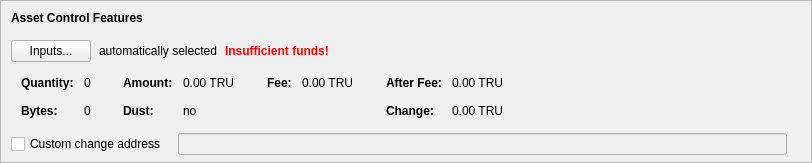
      <widget class="QFrame" name="frameAssetControl">
       <property name="sizePolicy">
        <sizepolicy hsizetype="Expanding" vsizetype="Fixed">
         <horstretch>0</horstretch>
         <verstretch>0</verstretch>
        </sizepolicy>
       </property>
       <property name="maximumSize">
        <size>
         <width>16777215</width>
         <height>16777215</height>
        </size>
       </property>
       <property name="frameShape">
        <enum>QFrame::StyledPanel</enum>
       </property>
       <property name="frameShadow">
        <enum>QFrame::Sunken</enum>
       </property>
       <layout class="QVBoxLayout" name="verticalLayoutAssetControl2">
        <property name="spacing">
         <number>0</number>
        </property>
        <property name="leftMargin">
         <number>0</number>
        </property>
        <property name="topMargin">
         <number>0</number>
        </property>
        <property name="rightMargin">
         <number>0</number>
        </property>
        <property name="bottomMargin">
         <number>6</number>
        </property>
        <item>
         <layout class="QVBoxLayout" name="verticalLayoutAssetControl" stretch="0,0,0,0,1">
          <property name="spacing">
           <number>0</number>
          </property>
          <property name="leftMargin">
           <number>10</number>
          </property>
          <property name="topMargin">
           <number>10</number>
          </property>
          <item>
           <layout class="QHBoxLayout" name="horizontalLayoutAssetControl1">
            <property name="bottomMargin">
             <number>15</number>
            </property>
            <item>
             <widget class="QLabel" name="labelAssetControlFeatures">
              <property name="sizePolicy">
               <sizepolicy hsizetype="Preferred" vsizetype="Maximum">
                <horstretch>0</horstretch>
                <verstretch>0</verstretch>
               </sizepolicy>
              </property>
              <property name="font">
               <font>
                <weight>75</weight>
                <bold>true</bold>
               </font>
              </property>
              <property name="styleSheet">
               <string notr="true">font-weight:bold;</string>
              </property>
              <property name="text">
               <string>Asset Control Features</string>
              </property>
             </widget>
            </item>
           </layout>
          </item>
          <item>
           <layout class="QHBoxLayout" name="horizontalLayoutAssetControl2" stretch="0,0,0,0">
            <property name="spacing">
             <number>8</number>
            </property>
            <property name="bottomMargin">
             <number>10</number>
            </property>
            <item>
             <widget class="QPushButton" name="pushButtonAssetControl">
              <property name="styleSheet">
               <string notr="true"/>
              </property>
              <property name="text">
               <string>Inputs...</string>
              </property>
              <property name="autoDefault">
               <bool>false</bool>
              </property>
             </widget>
            </item>
            <item>
             <widget class="QLabel" name="labelAssetControlAutomaticallySelected">
              <property name="text">
               <string>automatically selected</string>
              </property>
              <property name="margin">
               <number>5</number>
              </property>
             </widget>
            </item>
            <item>
             <widget class="QLabel" name="labelAssetControlInsuffFunds">
              <property name="font">
               <font>
                <weight>75</weight>
                <bold>true</bold>
               </font>
              </property>
              <property name="styleSheet">
               <string notr="true">color:red;font-weight:bold;</string>
              </property>
              <property name="text">
               <string>Insufficient funds!</string>
              </property>
              <property name="margin">
               <number>5</number>
              </property>
             </widget>
            </item>
            <item>
             <spacer name="horizontalSpacerAssetControl">
              <property name="orientation">
               <enum>Qt::Horizontal</enum>
              </property>
              <property name="sizeHint" stdset="0">
               <size>
                <width>40</width>
                <height>1</height>
               </size>
              </property>
             </spacer>
            </item>
           </layout>
          </item>
          <item>
           <widget class="QWidget" name="widgetAssetControl" native="true">
            <property name="sizePolicy">
             <sizepolicy hsizetype="Preferred" vsizetype="Preferred">
              <horstretch>0</horstretch>
              <verstretch>0</verstretch>
             </sizepolicy>
            </property>
            <property name="minimumSize">
             <size>
              <width>0</width>
              <height>0</height>
             </size>
            </property>
            <property name="styleSheet">
             <string notr="true"/>
            </property>
            <layout class="QHBoxLayout" name="horizontalLayoutAssetControl5">
             <property name="leftMargin">
              <number>0</number>
             </property>
             <property name="topMargin">
              <number>0</number>
             </property>
             <property name="rightMargin">
              <number>0</number>
             </property>
             <property name="bottomMargin">
              <number>0</number>
             </property>
             <item>
              <layout class="QHBoxLayout" name="horizontalLayoutAssetControl3" stretch="0,0,0,1">
               <property name="spacing">
                <number>20</number>
               </property>
               <property name="topMargin">
                <number>0</number>
               </property>
               <property name="bottomMargin">
                <number>10</number>
               </property>
               <item>
                <layout class="QFormLayout" name="formLayoutAssetControl1">
                 <property name="horizontalSpacing">
                  <number>10</number>
                 </property>
                 <property name="verticalSpacing">
                  <number>14</number>
                 </property>
                 <property name="leftMargin">
                  <number>10</number>
                 </property>
                 <property name="topMargin">
                  <number>4</number>
                 </property>
                 <property name="rightMargin">
                  <number>6</number>
                 </property>
                 <item row="0" column="0">
                  <widget class="QLabel" name="labelAssetControlQuantityText">
                   <property name="font">
                    <font>
                     <weight>75</weight>
                     <bold>true</bold>
                    </font>
                   </property>
                   <property name="text">
                    <string>Quantity:</string>
                   </property>
                   <property name="margin">
                    <number>0</number>
                   </property>
                  </widget>
                 </item>
                 <item row="0" column="1">
                  <widget class="QLabel" name="labelAssetControlQuantity">
                   <property name="cursor">
                    <cursorShape>IBeamCursor</cursorShape>
                   </property>
                   <property name="contextMenuPolicy">
                    <enum>Qt::ActionsContextMenu</enum>
                   </property>
                   <property name="text">
                    <string notr="true">0</string>
                   </property>
                   <property name="margin">
                    <number>0</number>
                   </property>
                   <property name="textInteractionFlags">
                    <set>Qt::LinksAccessibleByMouse|Qt::TextSelectableByKeyboard|Qt::TextSelectableByMouse</set>
                   </property>
                  </widget>
                 </item>
                 <item row="1" column="0">
                  <widget class="QLabel" name="labelAssetControlBytesText">
                   <property name="font">
                    <font>
                     <weight>75</weight>
                     <bold>true</bold>
                    </font>
                   </property>
                   <property name="text">
                    <string>Bytes:</string>
                   </property>
                  </widget>
                 </item>
                 <item row="1" column="1">
                  <widget class="QLabel" name="labelAssetControlBytes">
                   <property name="cursor">
                    <cursorShape>IBeamCursor</cursorShape>
                   </property>
                   <property name="contextMenuPolicy">
                    <enum>Qt::ActionsContextMenu</enum>
                   </property>
                   <property name="text">
                    <string notr="true">0</string>
                   </property>
                   <property name="textInteractionFlags">
                    <set>Qt::LinksAccessibleByMouse|Qt::TextSelectableByKeyboard|Qt::TextSelectableByMouse</set>
                   </property>
                  </widget>
                 </item>
                </layout>
               </item>
               <item>
                <layout class="QFormLayout" name="formLayoutAssetControl2">
                 <property name="horizontalSpacing">
                  <number>10</number>
                 </property>
                 <property name="verticalSpacing">
                  <number>14</number>
                 </property>
                 <property name="leftMargin">
                  <number>6</number>
                 </property>
                 <property name="topMargin">
                  <number>4</number>
                 </property>
                 <property name="rightMargin">
                  <number>6</number>
                 </property>
                 <item row="0" column="0">
                  <widget class="QLabel" name="labelAssetControlAmountText">
                   <property name="font">
                    <font>
                     <weight>75</weight>
                     <bold>true</bold>
                    </font>
                   </property>
                   <property name="text">
                    <string>Amount:</string>
                   </property>
                   <property name="margin">
                    <number>0</number>
                   </property>
                  </widget>
                 </item>
                 <item row="0" column="1">
                  <widget class="QLabel" name="labelAssetControlAmount">
                   <property name="cursor">
                    <cursorShape>IBeamCursor</cursorShape>
                   </property>
                   <property name="contextMenuPolicy">
                    <enum>Qt::ActionsContextMenu</enum>
                   </property>
                   <property name="text">
                    <string notr="true">0.00 TRU</string>
                   </property>
                   <property name="textInteractionFlags">
                    <set>Qt::LinksAccessibleByMouse|Qt::TextSelectableByKeyboard|Qt::TextSelectableByMouse</set>
                   </property>
                  </widget>
                 </item>
                 <item row="1" column="0">
                  <widget class="QLabel" name="labelAssetControlLowOutputText">
                   <property name="font">
                    <font>
                     <weight>75</weight>
                     <bold>true</bold>
                    </font>
                   </property>
                   <property name="text">
                    <string>Dust:</string>
                   </property>
                  </widget>
                 </item>
                 <item row="1" column="1">
                  <widget class="QLabel" name="labelAssetControlLowOutput">
                   <property name="cursor">
                    <cursorShape>IBeamCursor</cursorShape>
                   </property>
                   <property name="contextMenuPolicy">
                    <enum>Qt::ActionsContextMenu</enum>
                   </property>
                   <property name="text">
                    <string notr="true">no</string>
                   </property>
                   <property name="textInteractionFlags">
                    <set>Qt::LinksAccessibleByMouse|Qt::TextSelectableByKeyboard|Qt::TextSelectableByMouse</set>
                   </property>
                  </widget>
                 </item>
                </layout>
               </item>
               <item>
                <layout class="QFormLayout" name="formLayoutAssetControl3">
                 <property name="horizontalSpacing">
                  <number>10</number>
                 </property>
                 <property name="verticalSpacing">
                  <number>14</number>
                 </property>
                 <property name="leftMargin">
                  <number>6</number>
                 </property>
                 <property name="topMargin">
                  <number>4</number>
                 </property>
                 <property name="rightMargin">
                  <number>6</number>
                 </property>
                 <item row="0" column="0">
                  <widget class="QLabel" name="labelAssetControlFeeText">
                   <property name="font">
                    <font>
                     <weight>75</weight>
                     <bold>true</bold>
                    </font>
                   </property>
                   <property name="text">
                    <string>Fee:</string>
                   </property>
                   <property name="margin">
                    <number>0</number>
                   </property>
                  </widget>
                 </item>
                 <item row="0" column="1">
                  <widget class="QLabel" name="labelAssetControlFee">
                   <property name="cursor">
                    <cursorShape>IBeamCursor</cursorShape>
                   </property>
                   <property name="contextMenuPolicy">
                    <enum>Qt::ActionsContextMenu</enum>
                   </property>
                   <property name="text">
                    <string notr="true">0.00 TRU</string>
                   </property>
                   <property name="textInteractionFlags">
                    <set>Qt::LinksAccessibleByMouse|Qt::TextSelectableByKeyboard|Qt::TextSelectableByMouse</set>
                   </property>
                  </widget>
                 </item>
                </layout>
               </item>
               <item>
                <layout class="QFormLayout" name="formLayoutAssetControl4">
                 <property name="horizontalSpacing">
                  <number>10</number>
                 </property>
                 <property name="verticalSpacing">
                  <number>14</number>
                 </property>
                 <property name="leftMargin">
                  <number>6</number>
                 </property>
                 <property name="topMargin">
                  <number>4</number>
                 </property>
                 <property name="rightMargin">
                  <number>6</number>
                 </property>
                 <item row="0" column="0">
                  <widget class="QLabel" name="labelAssetControlAfterFeeText">
                   <property name="font">
                    <font>
                     <weight>75</weight>
                     <bold>true</bold>
                    </font>
                   </property>
                   <property name="text">
                    <string>After Fee:</string>
                   </property>
                   <property name="margin">
                    <number>0</number>
                   </property>
                  </widget>
                 </item>
                 <item row="0" column="1">
                  <widget class="QLabel" name="labelAssetControlAfterFee">
                   <property name="cursor">
                    <cursorShape>IBeamCursor</cursorShape>
                   </property>
                   <property name="contextMenuPolicy">
                    <enum>Qt::ActionsContextMenu</enum>
                   </property>
                   <property name="text">
                    <string notr="true">0.00 TRU</string>
                   </property>
                   <property name="textInteractionFlags">
                    <set>Qt::LinksAccessibleByMouse|Qt::TextSelectableByKeyboard|Qt::TextSelectableByMouse</set>
                   </property>
                  </widget>
                 </item>
                 <item row="1" column="0">
                  <widget class="QLabel" name="labelAssetControlChangeText">
                   <property name="font">
                    <font>
                     <weight>75</weight>
                     <bold>true</bold>
                    </font>
                   </property>
                   <property name="text">
                    <string>Change:</string>
                   </property>
                  </widget>
                 </item>
                 <item row="1" column="1">
                  <widget class="QLabel" name="labelAssetControlChange">
                   <property name="cursor">
                    <cursorShape>IBeamCursor</cursorShape>
                   </property>
                   <property name="contextMenuPolicy">
                    <enum>Qt::ActionsContextMenu</enum>
                   </property>
                   <property name="text">
                    <string notr="true">0.00 TRU</string>
                   </property>
                   <property name="textInteractionFlags">
                    <set>Qt::LinksAccessibleByMouse|Qt::TextSelectableByKeyboard|Qt::TextSelectableByMouse</set>
                   </property>
                  </widget>
                 </item>
                </layout>
               </item>
              </layout>
             </item>
            </layout>
           </widget>
          </item>
          <item>
           <layout class="QHBoxLayout" name="horizontalLayoutAssetControl4" stretch="0,0,0">
            <property name="spacing">
             <number>12</number>
            </property>
            <property name="sizeConstraint">
             <enum>QLayout::SetDefaultConstraint</enum>
            </property>
            <property name="topMargin">
             <number>5</number>
            </property>
            <property name="rightMargin">
             <number>5</number>
            </property>
            <item>
             <widget class="QCheckBox" name="checkBoxAssetControlChange">
              <property name="toolTip">
               <string>If this is activated, but the change address is empty or invalid, change will be sent to a newly generated address.</string>
              </property>
              <property name="text">
               <string>Custom change address</string>
              </property>
             </widget>
            </item>
            <item>
             <widget class="QValidatedLineEdit" name="lineEditAssetControlChange">
              <property name="enabled">
               <bool>false</bool>
              </property>
              <property name="sizePolicy">
               <sizepolicy hsizetype="Expanding" vsizetype="Fixed">
                <horstretch>0</horstretch>
                <verstretch>0</verstretch>
               </sizepolicy>
              </property>
             </widget>
            </item>
            <item>
             <widget class="QLabel" name="labelAssetControlChangeLabel">
              <property name="sizePolicy">
               <sizepolicy hsizetype="Preferred" vsizetype="Expanding">
                <horstretch>0</horstretch>
                <verstretch>0</verstretch>
               </sizepolicy>
              </property>
              <property name="minimumSize">
               <size>
                <width>0</width>
                <height>0</height>
               </size>
              </property>
              <property name="text">
               <string/>
              </property>
              <property name="margin">
               <number>3</number>
              </property>
             </widget>
            </item>
           </layout>
          </item>
          <item>
           <spacer name="verticalSpacerAssetControl">
            <property name="orientation">
             <enum>Qt::Vertical</enum>
            </property>
            <property name="sizeHint" stdset="0">
             <size>
              <width>800</width>
              <height>1</height>
             </size>
            </property>
           </spacer>
          </item>
         </layout>
        </item>
       </layout>
      </widget>
